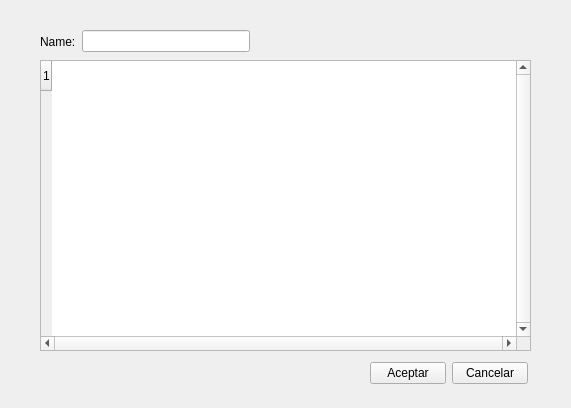
<?xml version="1.0" encoding="UTF-8"?>
<ui version="4.0">
 <class>block_form</class>
 <widget class="QWidget" name="block_form">
  <property name="geometry">
   <rect>
    <x>0</x>
    <y>0</y>
    <width>571</width>
    <height>408</height>
   </rect>
  </property>
  <property name="windowTitle">
   <string>Form</string>
  </property>
  <widget class="QTableWidget" name="block_visor">
   <property name="geometry">
    <rect>
     <x>40</x>
     <y>60</y>
     <width>491</width>
     <height>291</height>
    </rect>
   </property>
   <property name="verticalScrollBarPolicy">
    <enum>Qt::ScrollBarAlwaysOn</enum>
   </property>
   <property name="horizontalScrollBarPolicy">
    <enum>Qt::ScrollBarAlwaysOn</enum>
   </property>
   <property name="rowCount">
    <number>1</number>
   </property>
   <row/>
  </widget>
  <widget class="QWidget" name="layoutWidget">
   <property name="geometry">
    <rect>
     <x>370</x>
     <y>360</y>
     <width>158</width>
     <height>26</height>
    </rect>
   </property>
   <layout class="QHBoxLayout" name="horizontalLayout_5">
    <item>
     <widget class="QPushButton" name="accept_block">
      <property name="text">
       <string>Aceptar</string>
      </property>
     </widget>
    </item>
    <item>
     <widget class="QPushButton" name="cancel_block">
      <property name="text">
       <string>Cancelar</string>
      </property>
     </widget>
    </item>
   </layout>
  </widget>
  <widget class="QWidget" name="layoutWidget">
   <property name="geometry">
    <rect>
     <x>40</x>
     <y>30</y>
     <width>210</width>
     <height>23</height>
    </rect>
   </property>
   <layout class="QHBoxLayout" name="horizontalLayout_4">
    <item>
     <widget class="QLabel" name="block_name_label">
      <property name="text">
       <string>Name:</string>
      </property>
     </widget>
    </item>
    <item>
     <widget class="QLineEdit" name="block_name_input"/>
    </item>
   </layout>
  </widget>
 </widget>
 <resources/>
 <connections/>
</ui>
